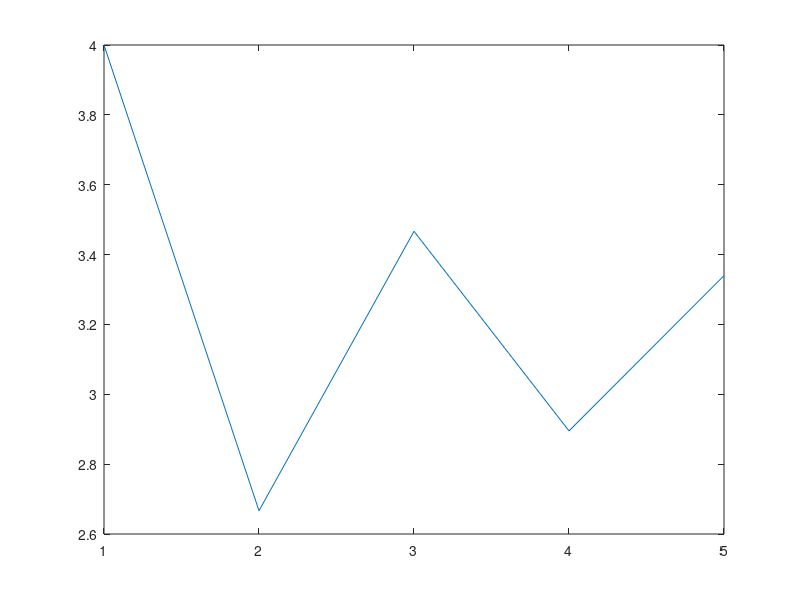

The MATLAB script that drew this image:
clearvars
close all
clc
format long

n = input("Podaj liczbe iteracji: "); %wczytanie liczby iteracji od uzytkownika

P = zeros(1,n); %tablica zawierajaca kolejne elementy ciągu
result = zeros(1,n); %tablica zawierająca kolejne przybliżenia PI
%utworzenie tablic o n elementach i wypełnienie ich zerami

for i=0:n-1 %pętla wykonujaca się n razy
    if mod(i,2)==0 %warunek sprawdzający czy dana iteracja jest parzysta
        P(i+1) = 1/(2*i+1); %przypisanie do elementu i+1 w tablicy P odpowiedniej dodatniej wartosci ciagu
    else
        P(i+1) = -1/(2*i+1);%przypisanie do elementu i+1 w tablicy P odpowiedniej ujemnej wartosci ciagu
    end
    result(i+1) = sum(P); %sumowanie do tablicy result kolejnch przybliżeń PI
end

result = result * 4;
%działania przekształcające wartosci w tablicy result na ostateczne przybliżenia PI
disp(result);
plot(result);
%narysowanie wykresu przedstawiającego kolejne przybliżenia PI